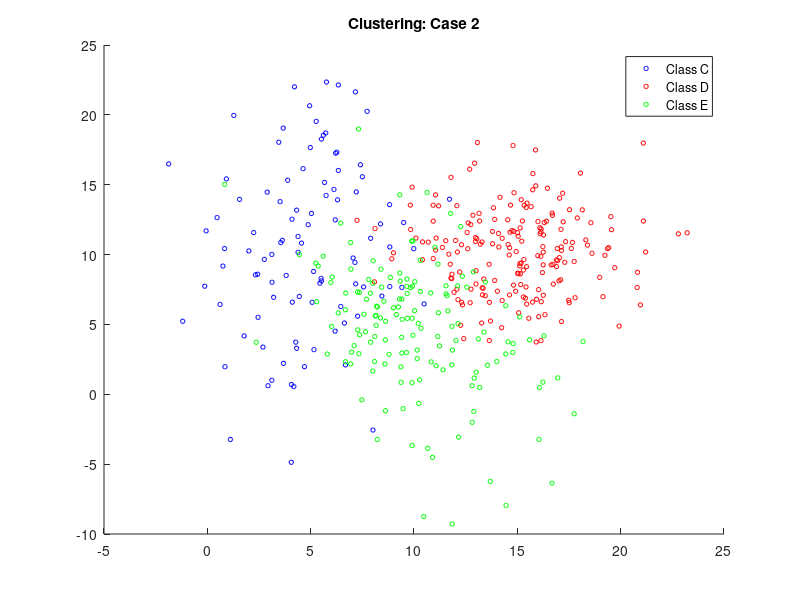

The MATLAB script that drew this image: (Note: this script raises an error after producing the figure.)
clear all;
close all;

MU1 = [5 10];
SIGMA1 = [8 4; 4 40];
MU2 = [15 10];
SIGMA2 = [8 0; 0 8];
MU3 = [10 5];
SIGMA3 = [10 -5; -5 20];
% X1 = mvnrnd(MU1,SIGMA1,200);
% X2 = mvnrnd(MU2,SIGMA2,200);
% X3 = mvnrnd(MU3, SIGMA3, 200);

R3 = chol(SIGMA1);
R4 = chol(SIGMA2);
R5 = chol(SIGMA3);

X1 = repmat(MU1,100,1) + randn(100,2)*R3;
X2 = repmat(MU2,200,1) + randn(200,2)*R4;
X3 = repmat(MU3,150,1) + randn(150,2)*R5;

SIGMA1 = cov(X1);
SIGMA2 = cov(X2);
SIGMA3 = cov(X3)

figure;
title('Clustering: Case 2');
hold on;

scatter(X1(:,1), X1(:,2), 10, 'b');
scatter(X2(:,1), X2(:,2), 10, 'r');
scatter(X3(:,1), X3(:,2), 10, 'g');

legend('Class C', 'Class D', 'Class E');

[c_vectors, c_values] = eigs(SIGMA1);
[d_vectors, d_values] = eigs(SIGMA2);
[e_vectors, e_values] = eigs(SIGMA3);

c_theta = atan2(c_vectors(2,1), c_vectors(1,1));
plot_ellipse(MU1(1), MU1(2), c_theta, sqrt(c_values(1,1)), sqrt(c_values(2,2)));

d_theta = atan2(d_vectors(2,1), d_vectors(1,1));
plot_ellipse(MU2(1), MU2(2), d_theta, sqrt(d_values(1,1)),sqrt(d_values(2,2)));

e_theta = atan2(e_vectors(2,1), e_vectors(1,1));
plot_ellipse(MU3(1), MU3(2), e_theta, sqrt(e_values(1,1)),sqrt(e_values(2,2)));
